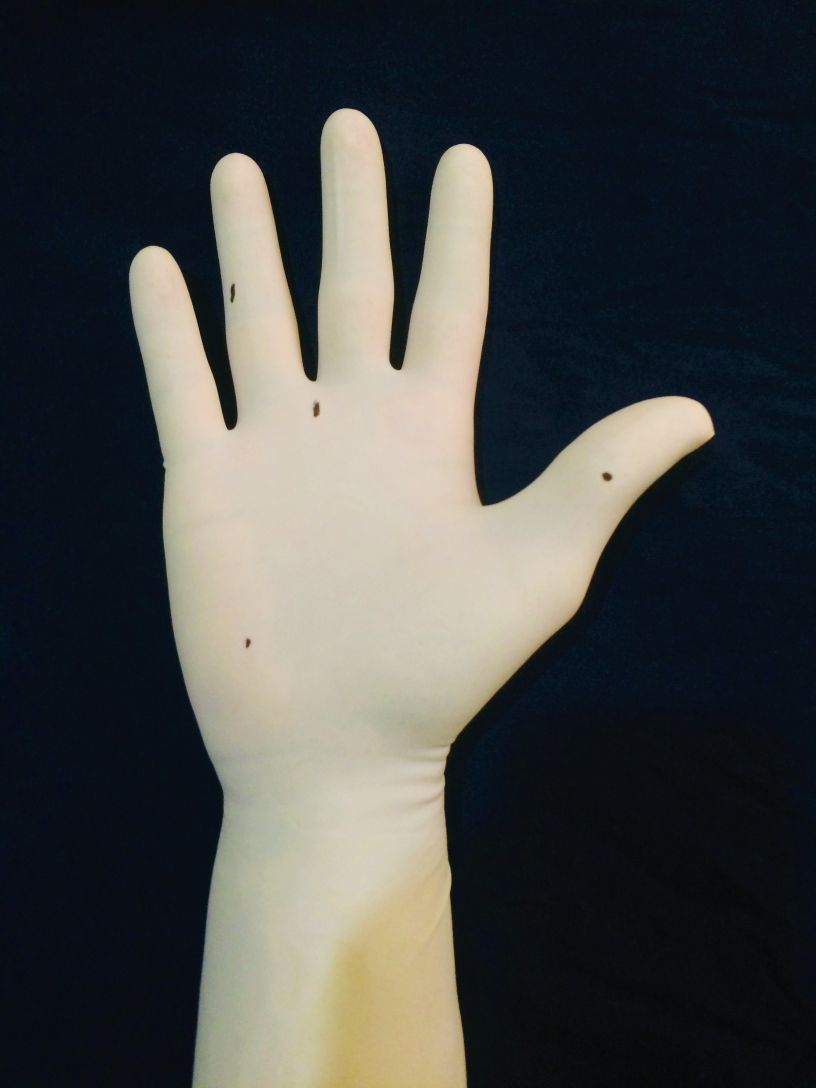
#> input picture defect-detection/images/s2.JPG, 2448 x 3264 px (shown at 1/3 size)
$ python OMR_Main.py
#> lines starting #> are read from the running program, lines starting #| are printed output that depends on the picture; after the words box and inside, x2 and y2 are one past the last pixel; in counts of white or black regions, pixels touching at a corner belong together
import os
import cv2
import numpy as np


################################
# --- Variables ---
################################
IMAGE_SIZE = (500, 500)

# -- Threshold Details --
# *THRESHOLD_VALUE:需要根据数据来实验一下
THRESHOLD_VALUE = 130
MAX_VALUE = 255

# -- Invert Threshold Details --
INV_THRESHOLD_VALUE = 50
INV_MAX_VALUE = 255

# -- Canny Details --
THRESHOLD1 = 100
THRESHOLD2 = 70

# --contour properties--
CON_COLOR = (0, 0, 255)
CON_THICKNESS = 1

# -- 字体颜色--
WHITE = (255, 255, 255)
BLACK = (0, 0, 0)
GREEN = (0, 255, 0)
RED = (0, 0, 255)
STACK_IMG_SIZE = (200, 200)

################################
file = 's2.JPG'
path = 'images/' + file

# 1:读数据
imageOri = cv2.imread(path)
#> imageOri is the input picture: shape (3264, 2448, 3); mean B, G, R 70.4, 71.8, 69.6
#print(imageOri)

# 2：灰度图
image = cv2.cvtColor(imageOri,cv2.COLOR_BGR2GRAY)
#cv2.imshow('image_gray',image)
#cv2.waitKey(0)
#cv2.destroyAllWindows()

# 3:resize
imageOri = cv2.resize(imageOri,IMAGE_SIZE)
#> imageOri: shape (500, 500, 3)
image = cv2.resize(image,IMAGE_SIZE)
#> image: shape (500, 500)

# 4:THRESHOLD操作
ret,thresh_basic = cv2.threshold(image,THRESHOLD_VALUE,MAX_VALUE,cv2.THRESH_BINARY)
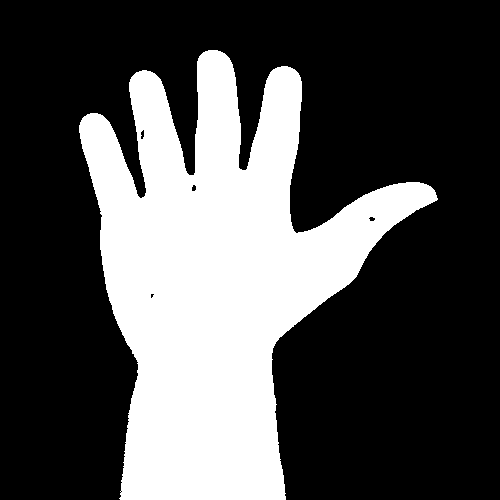
#> thresh_basic: shape (500, 500); 31.5% white; 1 white region, box (x1, y1, x2, y2) and area: (79, 50, 438, 500) 78635
#> ret = 130

# 5:形态学操作
kernel = np.ones((3,3),np.uint8)
img_erosion = cv2.erode(thresh_basic,kernel,iterations=1)
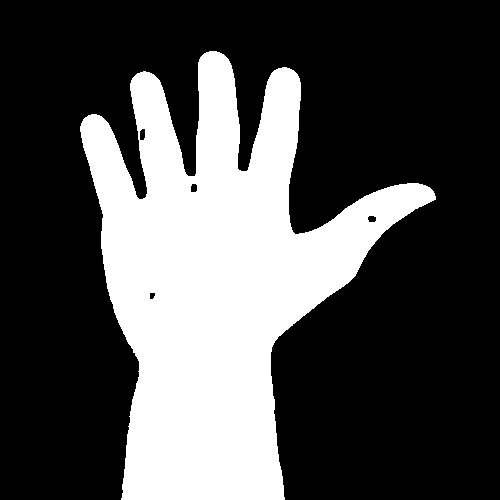
#> img_erosion: shape (500, 500); 30.5% white; 1 white region, box (x1, y1, x2, y2) and area: (80, 51, 436, 500) 76232

ret, thresh_inv = cv2.threshold(img_erosion,INV_THRESHOLD_VALUE,INV_MAX_VALUE,cv2.THRESH_BINARY_INV)
#> ret = 50

# 6:Canny边缘检测
edged = cv2.Canny(img_erosion,THRESHOLD1,THRESHOLD2)
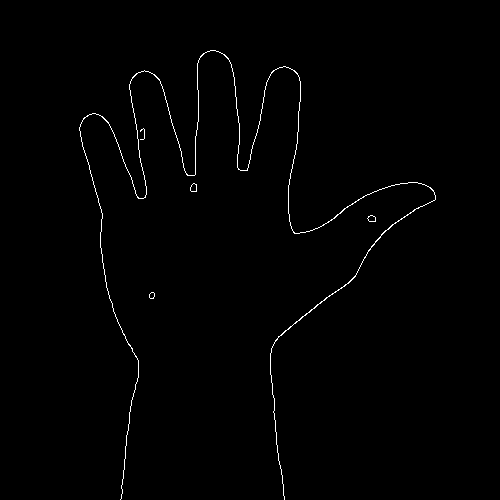
#> edged: shape (500, 500); 0.79% white in thin lines or dots, all inside (x1, y1, x2, y2) = (79, 50, 436, 500)

# 7:轮廓
contours,h = cv2.findContours(thresh_inv,cv2.RETR_EXTERNAL,cv2.CHAIN_APPROX_NONE)
#> contours = 5 contours, 1 with area under 20; largest, box (x1, y1, x2, y2) and area: (0, 0, 500, 500) 171805, (140, 129, 145, 140) 36, (191, 184, 197, 192) 32, (368, 216, 376, 222) 31; h = [[1, -1, -1, -1], [2, 0, -1, -1], [3, 1, -1, -1], [4, 2, -1, -1], [-1, 3, -1, -1]]


    # ++++++++++++++++++
    # -- Image Stack  --
    # ++++++++++++++++++
font = cv2.FONT_HERSHEY_SIMPLEX

imageRz = cv2.resize(image, STACK_IMG_SIZE)
thresh_basicRz = cv2.resize(thresh_basic, STACK_IMG_SIZE)
img_erosionRz = cv2.resize(img_erosion, STACK_IMG_SIZE)
thresh_invRz = cv2.resize(thresh_inv, STACK_IMG_SIZE)
edgedRz = cv2.resize(edged, STACK_IMG_SIZE)

imageRz = cv2.putText(imageRz, 'GrayScale', (5, 15), font, 0.5, WHITE, 1, cv2.LINE_AA)
thresh_basicRz = cv2.putText(thresh_basicRz, 'ThresholdBasic', (5, 15), font,
                             0.5, WHITE, 1,cv2.LINE_AA)
#> thresh_basicRz: shape (200, 200); min 0, max 255, mean 82.6
img_erosionRz = cv2.putText(img_erosionRz, 'Morphology-Erosion', (5, 15), font,
                            0.5, WHITE, 1, cv2.LINE_AA)
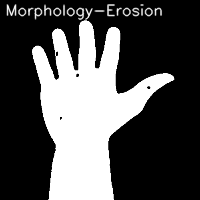
#> img_erosionRz: shape (200, 200); min 0, max 255, mean 80.8
thresh_invRz = cv2.putText(thresh_invRz, 'Threshold-mode INV', (5, 15), font,
                           0.5, BLACK, 1, cv2.LINE_AA)
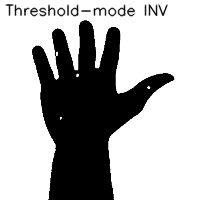
#> thresh_invRz: shape (200, 200); min 0, max 255, mean 174.3
edgedRz = cv2.putText(edgedRz, 'Canny Edges', (5, 15), font, 0.5, WHITE, 1, cv2.LINE_AA)
#> edgedRz: shape (200, 200); min 0, max 249, mean 3.9

numpy_horizontal_concat = np.concatenate((imageRz, thresh_basicRz, img_erosionRz,
                                          thresh_invRz, edgedRz), axis=1)
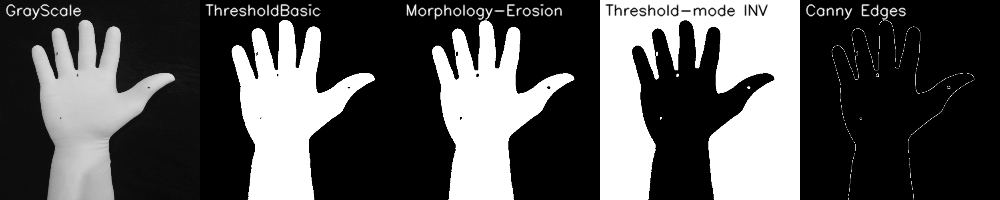
#> numpy_horizontal_concat: shape (200, 1000); min 0, max 255, mean 82.8

cv2.imshow('Filtering...', numpy_horizontal_concat)

# +++++++

# get total contours
num_of_con = str(len(contours) - 1)
#> num_of_con = '4'
print("Number of Contours found = " + num_of_con)
#| Number of Contours found = 4
if len(contours) > 1:
    print('======================================')
    print('=       MARKINGS DETECTED            =')
    print('======================================\n\n')

# show original img
#cv2.imshow('Original Image', imageOri)
# draw contours on original img
if int(num_of_con) != 0:
    for i in range(int(num_of_con)):
        highlighted_img = cv2.drawContours(imageOri, contours, i, CON_COLOR, CON_THICKNESS)

    highlighted_img = cv2.putText(highlighted_img, 'Approximately {} defect(s) detected'.
                                  format(num_of_con), (5, 15),
                                  font, 0.5, GREEN, 1, cv2.LINE_AA)
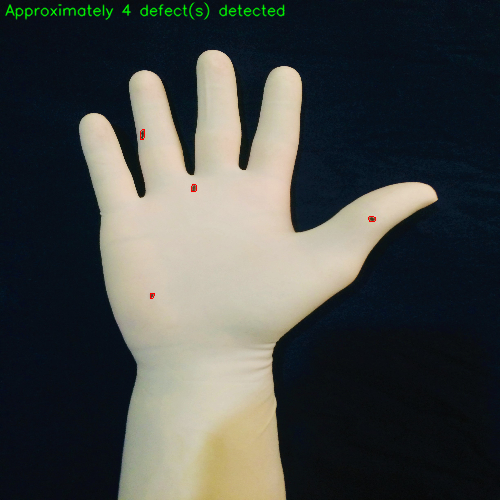
#> highlighted_img: shape (500, 500, 3); mean B, G, R 70.2, 72.5, 69.6
else:
    highlighted_img = cv2.putText(imageOri, 'Unable to detect defects!',
                                  (5, 15), font, 0.5, RED, 2, cv2.LINE_AA)

# show markings highlighted img
cv2.imshow('Highlighted Defect', highlighted_img)
# save image containing highlighted defect
cv2.imwrite('Output Images/{}_DEFECTS_HIGHLIGHTED.jpg'.format(file.split('.')[0]), highlighted_img)
cv2.waitKey(0)
cv2.destroyAllWindows()

$ run again, with defect-detection/images/s1.jpg copied over defect-detection/images/s2.JPG
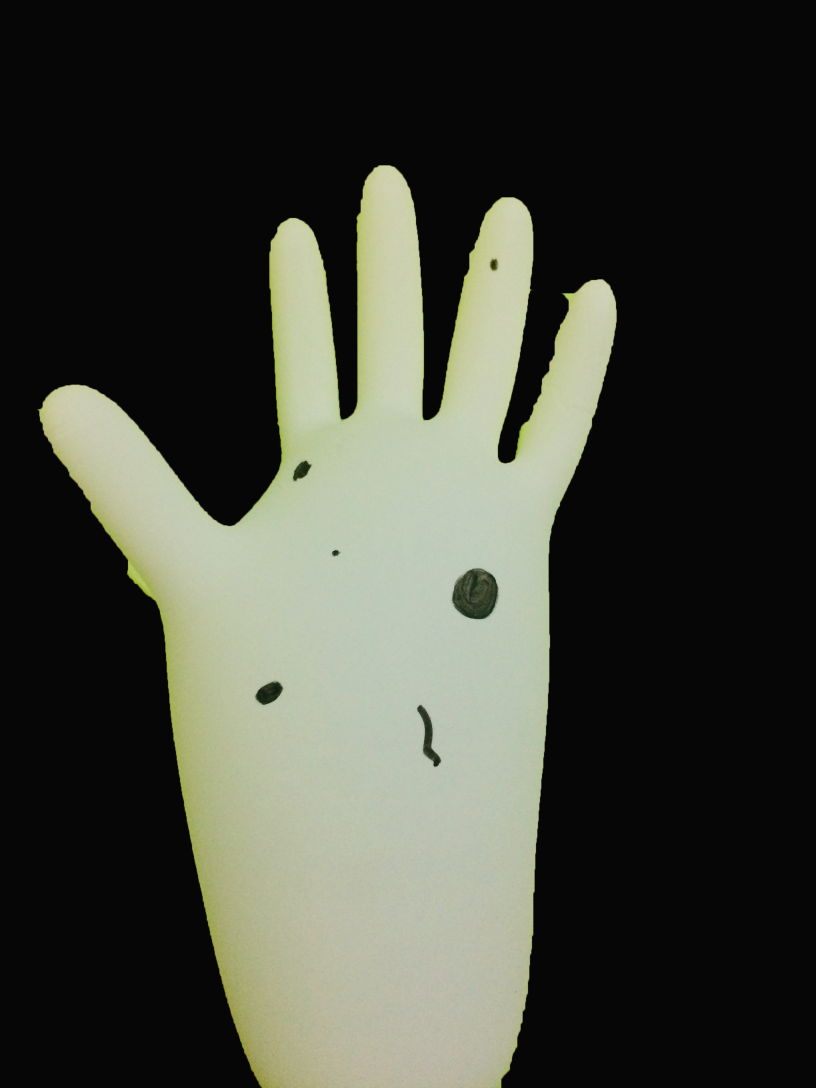
#> input picture defect-detection/images/s1.jpg, 2448 x 3264 px (shown at 1/3 size)
#> imageOri is the input picture: shape (3264, 2448, 3); mean B, G, R 57.7, 67.3, 65.1
#> `ret,thresh_basic = cv2.threshold(image,THRESHOLD_VALUE,MAX_VALUE,cv2.T..`:
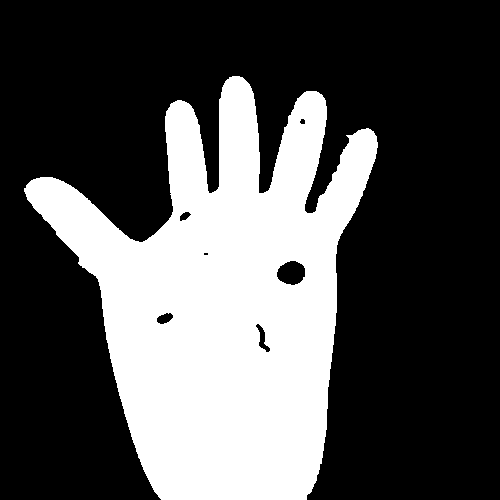
#> thresh_basic: shape (500, 500); 32.2% white; 1 white region, box (x1, y1, x2, y2) and area: (24, 76, 378, 500) 80592
#> `ret,thresh_basic = cv2.threshold(image,THRESHOLD_VALUE,MAX_VALUE,cv2.T..`: ret = 130
#> img_erosion: shape (500, 500); 31.2% white; 1 white region, box (x1, y1, x2, y2) and area: (25, 77, 377, 500) 78079
#> `ret, thresh_inv = cv2.threshold(img_erosion,INV_THRESHOLD_VALUE,INV_MA..`: ret = 50
#> edged: shape (500, 500); 0.85% white in thin lines or dots, all inside (x1, y1, x2, y2) = (25, 76, 377, 500)
#> contours = 7 contours, 1 with area under 20; largest, box (x1, y1, x2, y2) and area: (0, 0, 500, 500) 168950, (276, 260, 306, 286) 580, (255, 323, 271, 353) 201, (156, 312, 174, 325) 156, (179, 211, 192, 222) 88, (299, 118, 306, 125) 34; h = [[1, -1, -1, -1], [2, 0, -1, -1], [3, 1, -1, -1], [4, 2, -1, -1], [5, 3, -1, -1], [6, 4, -1, -1], [-1, 5, -1, -1]]
#> num_of_con = '6'
#| Number of Contours found = 6
#> `highlighted_img = cv2.putText(highlighted_img, 'Approximately {} defec..`:
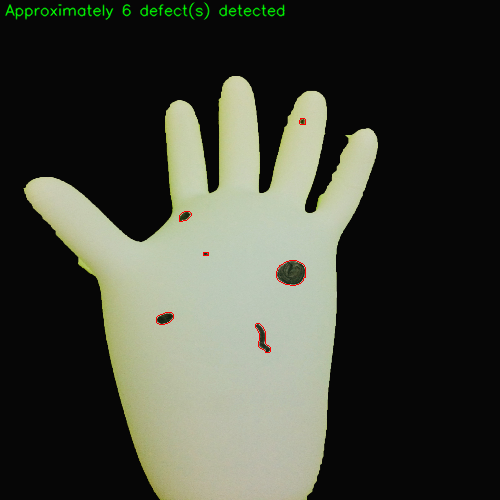
#> highlighted_img: shape (500, 500, 3); mean B, G, R 57.4, 67.9, 65.1

$ run again, with defect-detection/images/s3.JPG copied over defect-detection/images/s2.JPG
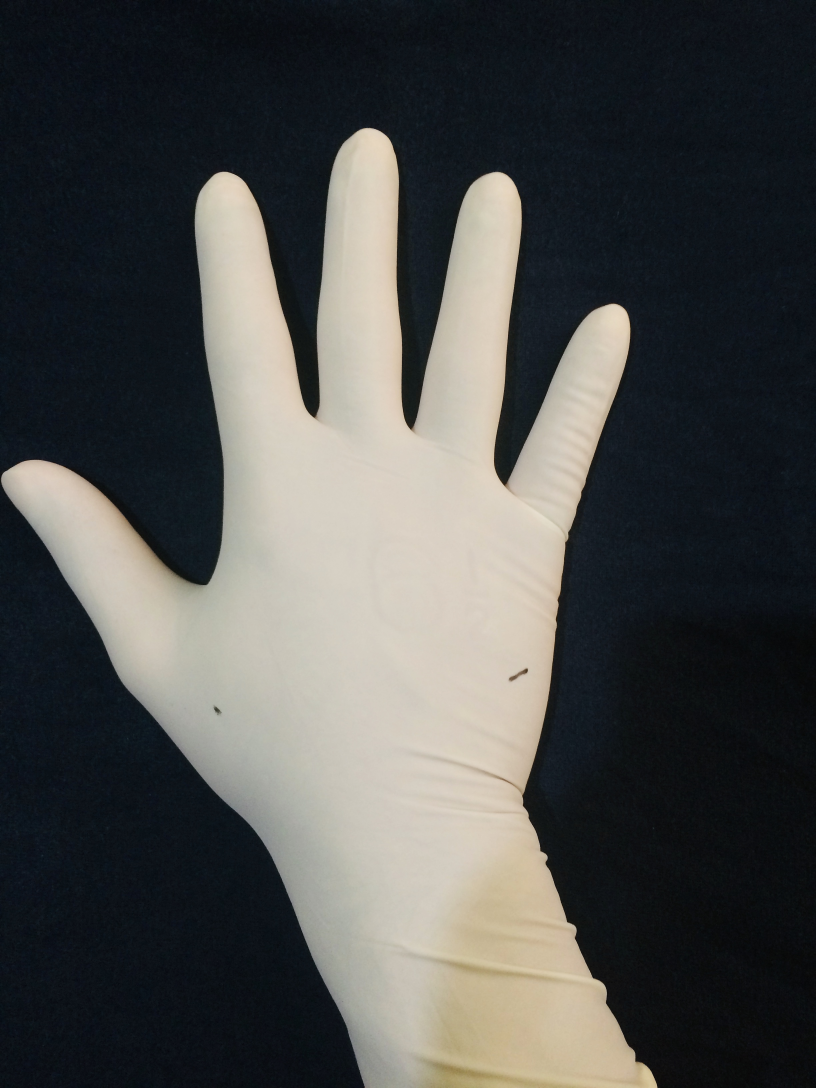
#> input picture defect-detection/images/s3.JPG, 2448 x 3264 px (shown at 1/3 size)
#> imageOri is the input picture: shape (3264, 2448, 3); mean B, G, R 76.7, 78.4, 77.6
#> `ret,thresh_basic = cv2.threshold(image,THRESHOLD_VALUE,MAX_VALUE,cv2.T..`:
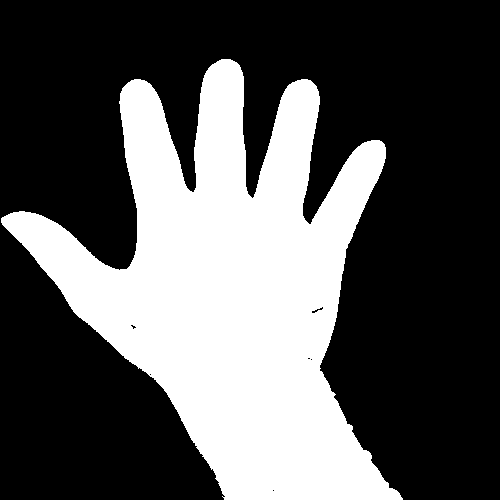
#> thresh_basic: shape (500, 500); 33.8% white; 1 white region, box (x1, y1, x2, y2) and area: (1, 59, 403, 500) 84399
#> `ret,thresh_basic = cv2.threshold(image,THRESHOLD_VALUE,MAX_VALUE,cv2.T..`: ret = 130
#> img_erosion: shape (500, 500); 32.7% white; 1 white region, box (x1, y1, x2, y2) and area: (2, 60, 402, 500) 81829
#> `ret, thresh_inv = cv2.threshold(img_erosion,INV_THRESHOLD_VALUE,INV_MA..`: ret = 50
#> edged: shape (500, 500); 0.83% white in thin lines or dots, all inside (x1, y1, x2, y2) = (1, 59, 402, 500)
#> contours = 5 contours, 2 with area under 20; largest, box (x1, y1, x2, y2) and area: (0, 0, 500, 500) 166246, (311, 306, 324, 314) 42, (130, 324, 137, 330) 22; h = [[1, -1, -1, -1], [2, 0, -1, -1], [3, 1, -1, -1], [4, 2, -1, -1], [-1, 3, -1, -1]]
#> num_of_con = '4'
#| Number of Contours found = 4
#> `highlighted_img = cv2.putText(highlighted_img, 'Approximately {} defec..`:
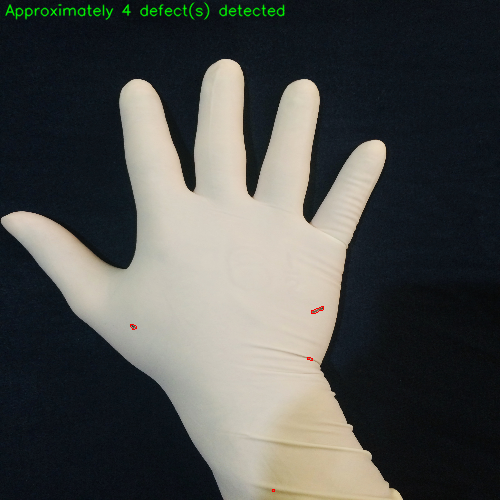
#> highlighted_img: shape (500, 500, 3); mean B, G, R 76.5, 79, 77.5

$ run again, with defect-detection/images/s4.JPG copied over defect-detection/images/s2.JPG
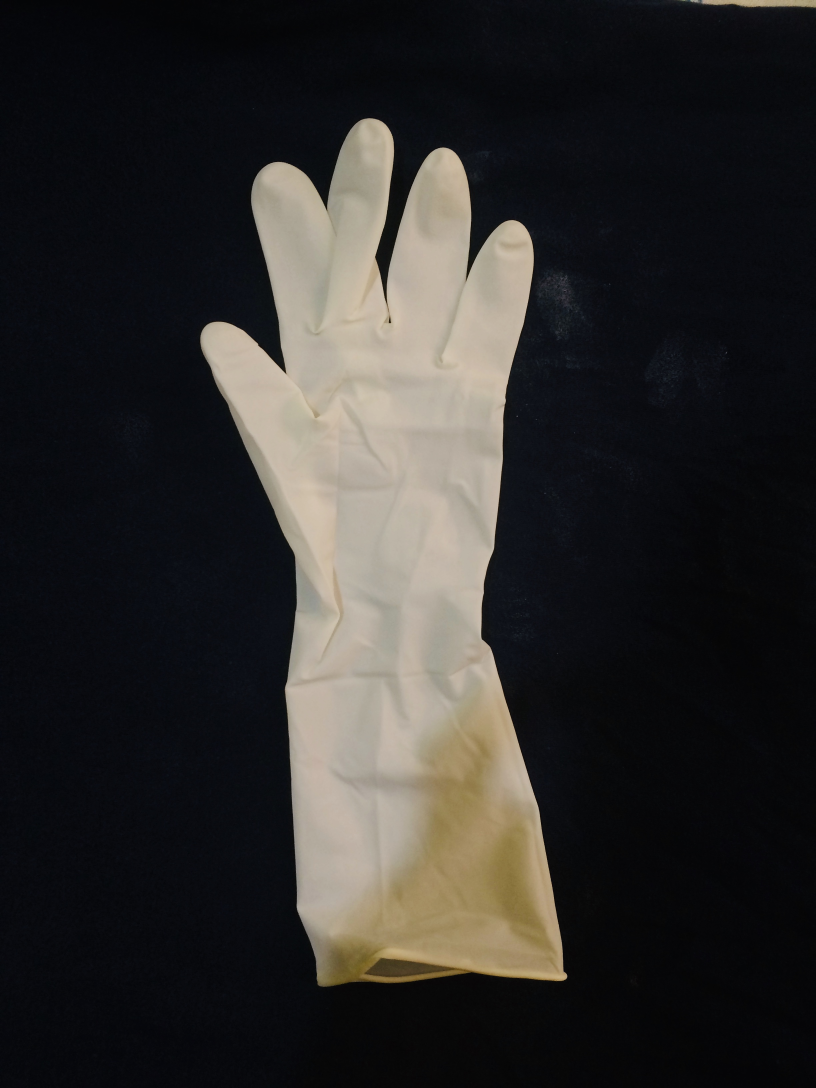
#> input picture defect-detection/images/s4.JPG, 2448 x 3264 px (shown at 1/3 size)
#> imageOri is the input picture: shape (3264, 2448, 3); mean B, G, R 43.5, 45, 46.7
#> imageOri: shape (500, 500, 3)
#> thresh_basic: shape (500, 500); 20.9% white; 8 white regions (6 under 20 px), largest, box (x1, y1, x2, y2) and area: (123, 54, 347, 451) 52131, (430, 0, 500, 3) 184
#> `ret,thresh_basic = cv2.threshold(image,THRESHOLD_VALUE,MAX_VALUE,cv2.T..`: ret = 130
#> img_erosion: shape (500, 500); 20% white; 3 white regions (1 under 20 px), largest, box (x1, y1, x2, y2) and area: (124, 55, 346, 450) 49802, (433, 0, 500, 2) 112
#> `ret, thresh_inv = cv2.threshold(img_erosion,INV_THRESHOLD_VALUE,INV_MA..`: ret = 50
#> edged: shape (500, 500); 0.74% white in thin lines or dots, all inside (x1, y1, x2, y2) = (123, 0, 500, 450)
#> contours = 1 contour; box (x1, y1, x2, y2) and area: (0, 0, 500, 500) 248890; h = [[-1, -1, -1, -1]]
#> `numpy_horizontal_concat = np.concatenate((imageRz, thresh_basicRz, img..`:
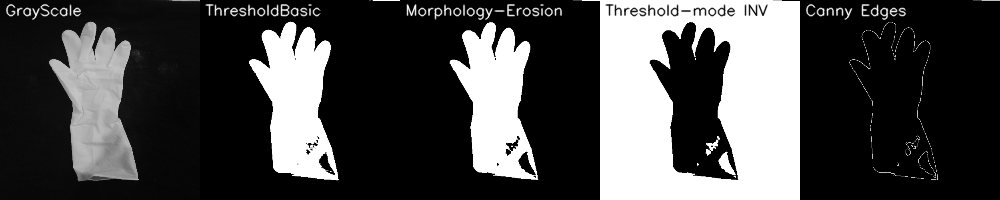
#> numpy_horizontal_concat: shape (200, 1000); min 0, max 255, mean 72.2
#> num_of_con = '0'
#| Number of Contours found = 0
